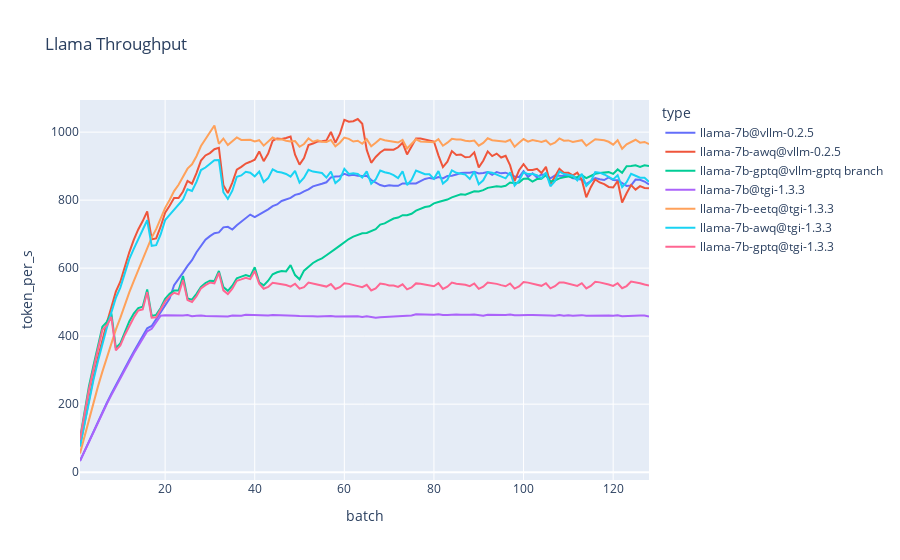

Write notebook code for a chart like this one.
### Code cell
fig_llama_throughput = px.line(llamas, x='batch', y='token_per_s', color='type', title='Llama Throughput')
fig_llama_throughput.write_image('images/llama2-7b-throughput.png', scale=2, width=1440)
fig_llama_throughput.show()
